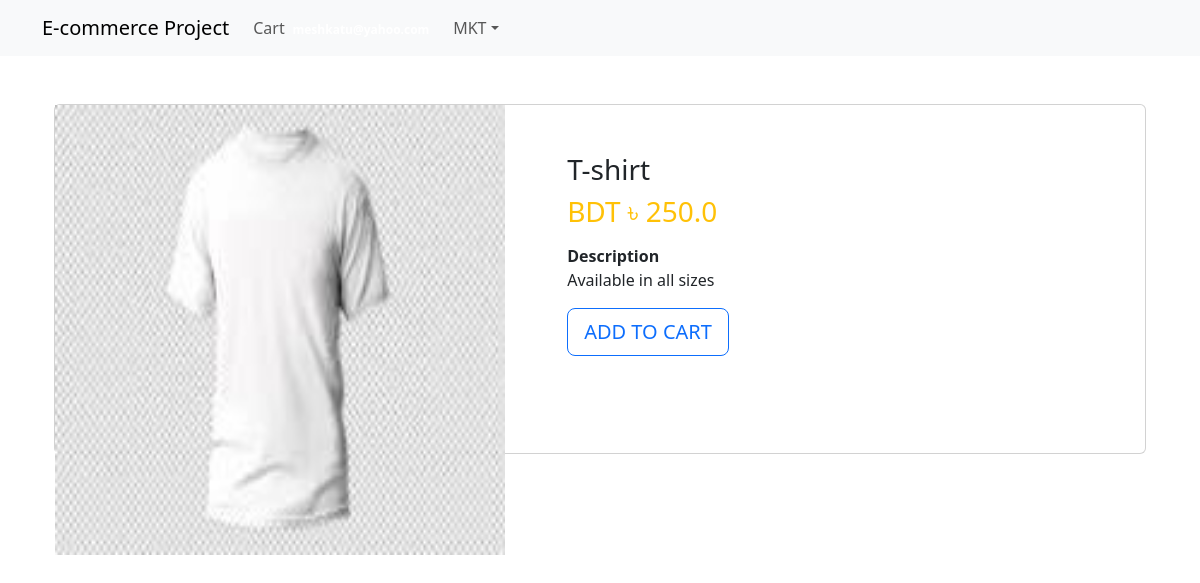
The page /productdetails/2/ (signed in) on the database its author committed.
### login_app/models.py (models this page shows, shortened)
class User(AbstractBaseUser,PermissionsMixin):
    email = models.EmailField(unique=True,null=False)
    is_staff = models.BooleanField(
        gettext_lazy('staff status'),
        default = False,
        help_text = gettext_lazy('Designates whether the user can log in this site')
    )
    is_active = models.BooleanField(
        gettext_lazy('active'),
        default = True,
        help_text = gettext_lazy('Designates whether this user should be treated as active. Unselect this instead of deleting accounts')
    )
    USERNAME_FIELD = 'email'
    objects = MyUserManager()
    def __str__(self):
        return self.email

class Profile(models.Model):
    user = models.OneToOneField(User,on_delete=models.CASCADE,related_name='profile')
    username = models.CharField(max_length=264,blank=True)
    full_name = models.CharField(max_length=264,blank=True)
    address = models.TextField(max_length=300,blank=True)
    city = models.CharField(max_length=40,blank=True)
    zipcode = models.CharField(max_length=10,blank=True)
    country = models.CharField(max_length=50,blank=True)
    phone = models.CharField(max_length=20,blank=True)
    date_joined = models.DateTimeField(auto_now_add=True)

### shop_app/models.py (models this page shows, shortened)
class Product(models.Model):
    mainimage = models.ImageField(upload_to = 'products')
    name = models.CharField(max_length=264)
    category = models.ForeignKey(Category,on_delete=models.CASCADE,related_name='category')
    preview_text = models.TextField(max_length=200,verbose_name='Preview Text')
    detailed_text = models.TextField(max_length=1000,verbose_name='Description')
    price = models.FloatField()
    old_price = models.FloatField(default=0.00)
    created_at = models. DateTimeField(auto_now_add=True)
    class Meta:
        ordering = ['-created_at',]

### shop_app/views.py (the view)
# urls.py: path('productdetails/<pk>/',views.ProductDetails.as_view(),name='productdetails'),
class ProductDetails(LoginRequiredMixin,DetailView):
    model = Product
    context_object_name = 'product'
    template_name = 'shop_app/productdetails.html'

### templates/shop_app/productdetails.html
{% extends 'base.html' %}
{% block body_block %}
  <div class="container my-5">
    <div class="card">
      <div class="row">
        <aside class="col-sm-5 border-right">
          <article class="gallery-wrap">
            <div class="img-big-wrap">
              <div><a href="#"><img src="/media/{{product.mainimage}}" alt="Product Image"
              style="width:450px"></a></div>
            </div>
          </article>
        </aside>
        <aside class="col-sm-7">
          <article class="card-body p-5">
            <h3 class="title mp-3">{{product.name}}</h3>
            <p class="price-detail-wrap">
              <span class="price h3 text-warning">
                <span class="currency">BDT &#2547;</span>
                <span class="num">{{product.price}}</span>
              </span>
            </p>
            <dl class="item-property">
              <dt>Description</dt>
              <dd>
                <p>{{product.detailed_text}}</p>
              </dd>
            </dl>
            <a href="{% url 'order_app:addtocart' pk=product.pk %}" class="btn btn-lg btn-outline-primary text-uppercase">Add to cart</a>
          </article>
        </aside>
      </div>
    </div>
  </div>
{% endblock %}

### templates/navbar.html (shortened to what this page needs)
{% load cart_tag %}
<nav class="navbar navbar-expand-lg navbar-light bg-light">
  <div class="container">
    <a class="navbar-brand" href="{% url 'shop_app:home' %}">E-commerce Project</a>
    <div class="collapse navbar-collapse" id="navbarNav">
      <ul class="navbar-nav ml-auto">
        {% if request.user.is_authenticated %}
          <li class="nav-item">
            <a class="nav-link" href="{% url 'order_app:cart' %}">
              Cart<span class="badge badge-light">{{request.user|cart_total}}</span>
            </a>
          </li>
          <li class="nav-item dropdown"><a class="nav-link dropdown-toggle" href="#"
            id="navbarDropdown" role="button" data-toggle="dropdown" aria-haspopup="true"
            aria-expanded="false">{{request.user.profile.username}}</a>
          </li>
        {% else %}
          <li class="nav-item"><a class="btn btn-primary" href="{% url 'login_app:login' %}">Login</a></li>
        {% endif %}
      </ul>
    </div>
  </div>
</nav>

### static/CSS/main.css (style rules this page uses)
.card { height:350px; }
.gallery-wrap .img-big-wrap img { height: 450px; width: auto; display: inline-block; cursor: zoom-in; }

### rows shown on the page
User: user.profile.username "MKT"
Product: mainimage (picture), name "T-shirt", price "250.0", detailed_text "Available in all sizes"
